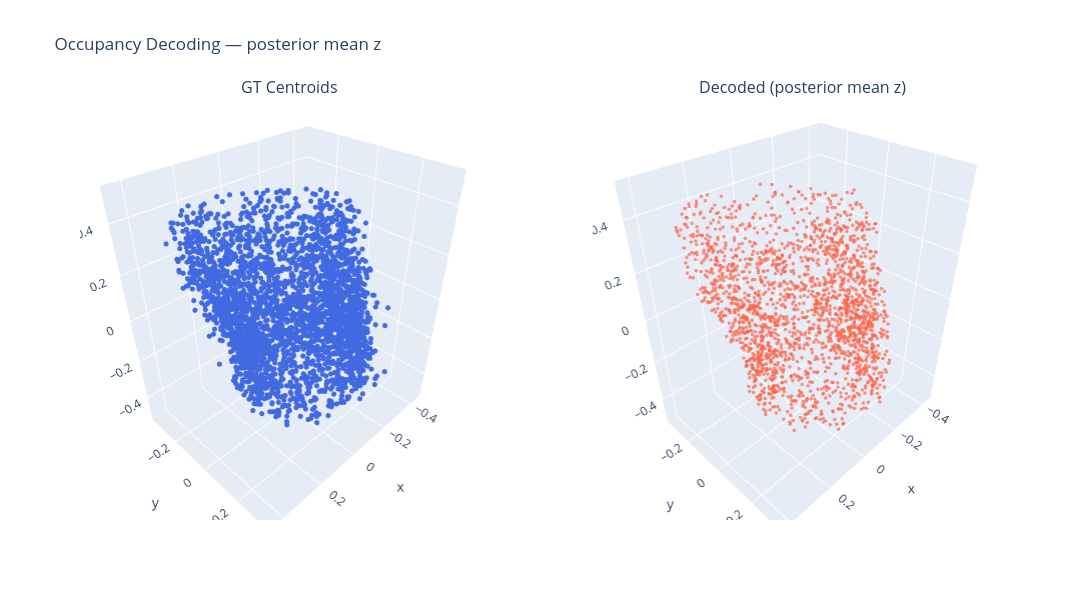

Source (notebook cell):
### Code cell
model.eval()

N_QUERY = 10000

# Dense random query grid in [-0.5, 0.5]^3 for visualization
query_grid = (torch.rand(N_QUERY, 3) - 0.5).to(device)

with torch.no_grad():
    # Infer z from training sample using posterior
    sample = train_dataset[0]
    query_train = sample['query_points'].unsqueeze(0).to(device)
    occ_gt = sample['occupancy'].unsqueeze(0).to(device)
    c = torch.empty(1, 0, device=device)
    q_z = model.infer_z(query_train, occ_gt, c)
    z = q_z.mean  # posterior mean — no sampling noise

    # Decode the visualization grid with this z
    logits = model.decode(query_grid.unsqueeze(0), z, c).logits  # (1, N_QUERY)
    probs = torch.sigmoid(logits).squeeze(0)                      # (N_QUERY,)

query_np = query_grid.cpu().numpy()
probs_np = probs.cpu().numpy()
gt_centroids, _ = train_dataset.get_centroid_points(0)

mask = probs_np > 0.5
print(f"Occupied points (prob > 0.5): {mask.sum()} / {N_QUERY}")
print(f"Mean prob: {probs_np.mean():.4f}, Posterior KL: {dist.kl_divergence(q_z, model.p0_z).sum(-1).mean().item():.2f}")

fig = make_subplots(
    rows=1, cols=2,
    specs=[[{'type': 'scatter3d'}, {'type': 'scatter3d'}]],
    subplot_titles=['GT Centroids', 'Decoded (posterior mean z)'],
)

fig.add_trace(go.Scatter3d(
    x=gt_centroids[:, 0], y=gt_centroids[:, 1], z=gt_centroids[:, 2],
    mode='markers', marker=dict(size=3, color='royalblue'), showlegend=False,
), row=1, col=1)

fig.add_trace(go.Scatter3d(
    x=query_np[mask, 0], y=query_np[mask, 1], z=query_np[mask, 2],
    mode='markers', marker=dict(size=2, color='tomato', opacity=0.7), showlegend=False,
), row=1, col=2)

fig.update_layout(title='Occupancy Decoding — posterior mean z', width=1200, height=600)
fig.update_scenes(aspectmode='data', row=1, col=1)
fig.update_scenes(aspectmode='data', row=1, col=2)
fig.show()

### Figure 1 — Plotly figure (JSON) as saved in the notebook; plotly's stock layout.template omitted (floating-point values rounded to 4 significant figures; data arrays with more than 128 entries replaced by an {"elided": "..."} marker saying what was removed)
{"data": [{"marker": {"color": "royalblue", "size": 3}, "mode": "markers", "scene": "scene", "showlegend": false, "type": "scatter3d", "x": {"elided": "3000 float values"}, "y": {"elided": "3000 float values"}, "z": {"elided": "3000 float values"}}, {"marker": {"color": "tomato", "opacity": 0.7, "size": 2}, "mode": "markers", "scene": "scene2", "showlegend": false, "type": "scatter3d", "x": {"elided": "2048 float values"}, "y": {"elided": "2048 float values"}, "z": {"elided": "2048 float values"}}], "layout": {"annotations": [{"font": {"size": 16}, "showarrow": false, "text": "GT Centroids", "x": 0.225, "xanchor": "center", "xref": "paper", "y": 1, "yanchor": "bottom", "yref": "paper"}, {"font": {"size": 16}, "showarrow": false, "text": "Decoded (posterior mean z)", "x": 0.775, "xanchor": "center", "xref": "paper", "y": 1, "yanchor": "bottom", "yref": "paper"}], "height": 600, "scene": {"aspectmode": "data", "domain": {"x": [0, 0.45], "y": [0, 1]}}, "scene2": {"aspectmode": "data", "domain": {"x": [0.55, 1], "y": [0, 1]}}, "title": {"text": "Occupancy Decoding — posterior mean z"}, "width": 1200}}
